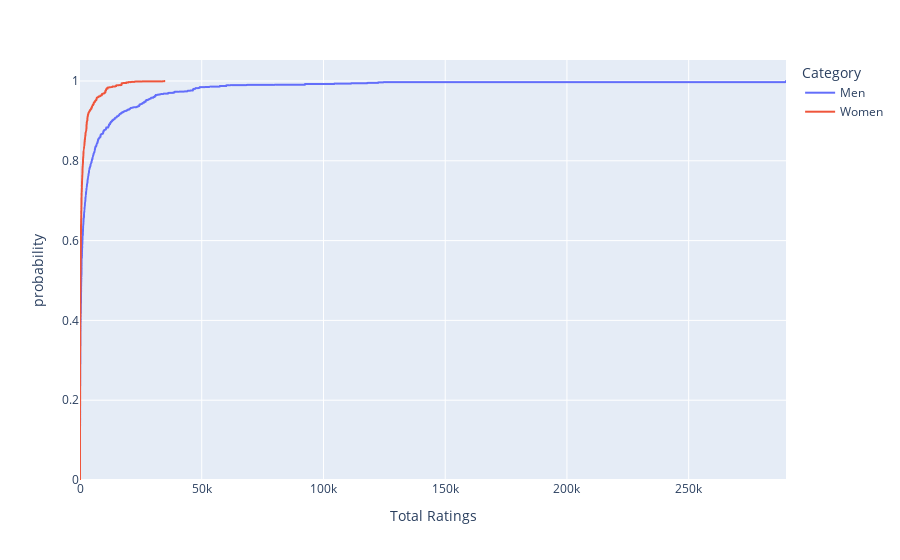

Source (notebook cell):
### Code cell
fig = px.ecdf(df, x='Total Ratings', color="Category")
fig.show()

### Figure 1 — Plotly figure (JSON) as saved in the notebook; plotly's stock layout.template omitted (floating-point values rounded to 4 significant figures; data arrays with more than 128 entries replaced by an {"elided": "..."} marker saying what was removed)
{"data": [{"hovertemplate": "Category=Men<br>Total Ratings=%{x}<br>probability=%{y}<extra></extra>", "legendgroup": "Men", "line": {"dash": "solid", "shape": "hv"}, "marker": {"color": "#636efa", "symbol": "circle"}, "mode": "lines", "name": "Men", "showlegend": true, "type": "scattergl", "x": {"elided": "2145 int values"}, "xaxis": "x", "y": {"elided": "2145 float values"}, "yaxis": "y"}, {"hovertemplate": "Category=Women<br>Total Ratings=%{x}<br>probability=%{y}<extra></extra>", "legendgroup": "Women", "line": {"dash": "solid", "shape": "hv"}, "marker": {"color": "#EF553B", "symbol": "circle"}, "mode": "lines", "name": "Women", "showlegend": true, "type": "scattergl", "x": {"elided": "3032 int values"}, "xaxis": "x", "y": {"elided": "3032 float values"}, "yaxis": "y"}], "layout": {"autosize": true, "legend": {"title": {"text": "Category"}, "tracegroupgap": 0}, "margin": {"t": 60}, "xaxis": {"anchor": "y", "autorange": true, "domain": [0, 1], "range": [1, 289973], "title": {"text": "Total Ratings"}, "type": "linear"}, "yaxis": {"anchor": "x", "autorange": true, "domain": [0, 1], "range": [0, 1.053], "rangemode": "tozero", "title": {"text": "probability"}, "type": "linear"}}}
